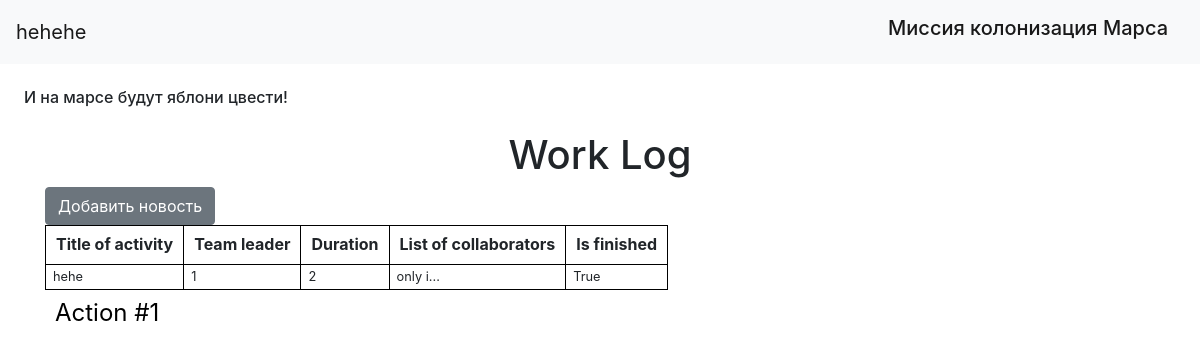
Screenshot of /index (signed in) with the database file from the repository.
### data/users.py (models this page shows, shortened)
class User(SqlAlchemyBase, UserMixin):
    __tablename__ = 'users'
    id = sqlalchemy.Column(sqlalchemy.Integer,
                           primary_key=True, autoincrement=True)
    surname = sqlalchemy.Column(sqlalchemy.String)
    name = sqlalchemy.Column(sqlalchemy.String)
    age = sqlalchemy.Column(sqlalchemy.Integer)
    position = sqlalchemy.Column(sqlalchemy.String)
    speciality = sqlalchemy.Column(sqlalchemy.String)
    address = sqlalchemy.Column(sqlalchemy.String)
    email = sqlalchemy.Column(sqlalchemy.String, unique=True)
    hashed_password = sqlalchemy.Column(sqlalchemy.String)
    modified_date = sqlalchemy.Column(sqlalchemy.DateTime,
                                      default=datetime.datetime.now)
    news = orm.relationship('News', back_populates='user')

### data/news.py (models this page shows)
class News(SqlAlchemyBase):
    __tablename__ = 'news'
    id = sqlalchemy.Column(sqlalchemy.Integer,
                           primary_key=True, autoincrement=True)
    team_leader = sqlalchemy.Column(sqlalchemy.Integer, sqlalchemy.ForeignKey("users.id"))
    job = sqlalchemy.Column(sqlalchemy.String)
    work_size = sqlalchemy.Column(sqlalchemy.Integer)
    collaborators = sqlalchemy.Column(sqlalchemy.String)
    start_date = sqlalchemy.Column(sqlalchemy.DateTime)
    end_date = sqlalchemy.Column(sqlalchemy.DateTime)
    is_finished = sqlalchemy.Column(sqlalchemy.Boolean)
    categories = orm.relationship("Category",
                                  secondary="association",
                                  backref="news")
    user = orm.relationship('User')

### main.py (the view)
@app.route('/')
@app.route('/index')
def index():
    db_sess = db_session.create_session()
    news = db_sess.query(News).all()
    return render_template("index.html", news=news)

### data/db_session.py (called while the page is built)
def create_session() -> Session:
    global __factory
    return __factory()

### main.py (called while the page is built)
@login_manager.user_loader
def load_user(user_id):
    db_sess = db_session.create_session()
    return db_sess.query(User).get(user_id)

### templates/index.html (shortened to what this page needs)
{% extends "base.html" %}
{% block content %}
<h1 align="center">Work Log</h1>
{% if current_user.is_authenticated %}
    <a href="news" class="btn btn-secondary">Добавить новость</a>
{% endif %}
{% for item in news %}
<table>
<caption>Action #{{item.id}}</caption>
  <tr>
    <th>Title of activity</th>
    <th>Team leader</th>
    <th>Duration</th>
    <th>List of collaborators</th>
    <th>Is finished</th>
  </tr>
  <tr>
    <td>{{item.job}}</td>
      <td>{{item.team_leader}}</td>
      <td>{{item.work_size}}</td>
      <td>{{item.collaborators}}</td>
      <td>{{item.is_finished}}</td>
  </tr><br>
</table>
{% endfor %}
{% endblock %}

### templates/base.html (shortened to what this page needs)
<!DOCTYPE html>
<html lang="en">
<head>
    <link rel="stylesheet"
          href="https://stackpath.bootstrapcdn.com/bootstrap/4.4.1/css/bootstrap.min.css"
>
    <link rel="stylesheet" href="../static/css/style.css">
</head>
<body>
<header>
    <nav class="navbar navbar-light bg-light">
        {% if current_user.is_authenticated %}
        <a class="navbar-brand" href="/logout">{{ current_user.name }}</a>
        {% else %}
        <p>
            <a class="btn btn-primary " href="/register">Зарегистрироваться</a>
            <a class="btn btn-success" href="/login">Войти</a>
        </p>
        {% endif %}
        <h1 class="navbar-brand" href="#">Миссия колонизация Марса</h1>
    </nav>
</header>
<h6>И на марсе будут яблони цвести!</h6>
<main role="main" class="container">
    {% block content %}{% endblock %}
</main>
</body>
</html>

### static/css/style.css (style rules this page uses)
table { border-collapse: collapse; line-height: 1.1; }
caption { font-size: 1.5rem; padding: 10px; color: #000000; }
h6 { margin: 1.5rem; }
th { padding: 10px; border: 1px solid #000000; }
td { font-size: 0.8em; padding: 5px 7px; border: 1px solid #000000; }

### rows the page displays
User: name "hehehe"
News: id "1", job "hehe", team_leader "1", work_size "2", collaborators "only i...", is_finished "True"
